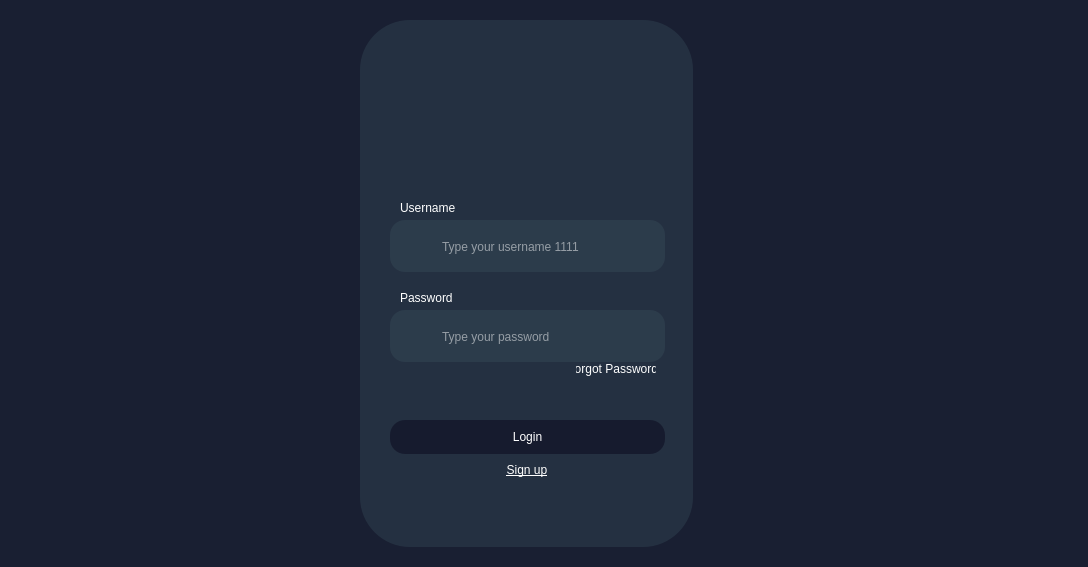
<?xml version="1.0" encoding="UTF-8"?>
<ui version="4.0">
 <class>login</class>
 <widget class="QMainWindow" name="login">
  <property name="geometry">
   <rect>
    <x>0</x>
    <y>0</y>
    <width>1088</width>
    <height>567</height>
   </rect>
  </property>
  <property name="minimumSize">
   <size>
    <width>1088</width>
    <height>567</height>
   </size>
  </property>
  <property name="maximumSize">
   <size>
    <width>1088</width>
    <height>567</height>
   </size>
  </property>
  <property name="windowTitle">
   <string>Login</string>
  </property>
  <property name="styleSheet">
   <string notr="true">background-color: rgb(25, 31, 50);
</string>
  </property>
  <widget class="QWidget" name="centralwidget">
   <widget class="QLabel" name="cyber_bg">
    <property name="geometry">
     <rect>
      <x>490</x>
      <y>130</y>
      <width>411</width>
      <height>331</height>
     </rect>
    </property>
    <property name="styleSheet">
     <string notr="true">background-color: rgba(255, 255, 255, 0);</string>
    </property>
    <property name="text">
     <string/>
    </property>
    <property name="pixmap">
     <pixmap>C:/Users/admin/Downloads/cyber (1).png</pixmap>
    </property>
   </widget>
   <widget class="QWidget" name="widget" native="true">
    <property name="geometry">
     <rect>
      <x>360</x>
      <y>20</y>
      <width>333</width>
      <height>527</height>
     </rect>
    </property>
    <property name="minimumSize">
     <size>
      <width>333</width>
      <height>527</height>
     </size>
    </property>
    <property name="maximumSize">
     <size>
      <width>333</width>
      <height>527</height>
     </size>
    </property>
    <property name="styleSheet">
     <string notr="true">background-color: rgba(44, 60, 75, 0.6); 
border-radius: 50px;
</string>
    </property>
    <widget class="QLabel" name="username_text">
     <property name="geometry">
      <rect>
       <x>40</x>
       <y>180</y>
       <width>81</width>
       <height>16</height>
      </rect>
     </property>
     <property name="font">
      <font>
       <family>Segoe UI</family>
      </font>
     </property>
     <property name="styleSheet">
      <string notr="true">QLabel {
    color: #ffffff;
background-color: rgba(0, 0, 0, 0);
}


</string>
     </property>
     <property name="text">
      <string>Username</string>
     </property>
    </widget>
    <widget class="QLineEdit" name="typeUN_box">
     <property name="geometry">
      <rect>
       <x>30</x>
       <y>200</y>
       <width>275</width>
       <height>52</height>
      </rect>
     </property>
     <property name="minimumSize">
      <size>
       <width>275</width>
       <height>52</height>
      </size>
     </property>
     <property name="maximumSize">
      <size>
       <width>275</width>
       <height>52</height>
      </size>
     </property>
     <property name="styleSheet">
      <string notr="true">QLineEdit {
border-radius: 15px; 
background-color: rgb(44, 60, 75);
padding: 50px;
	color: rgb(255, 255, 255);
}

</string>
     </property>
     <property name="placeholderText">
      <string>Type your username 1111</string>
     </property>
    </widget>
    <widget class="QLineEdit" name="typePASS_box">
     <property name="geometry">
      <rect>
       <x>30</x>
       <y>290</y>
       <width>275</width>
       <height>52</height>
      </rect>
     </property>
     <property name="minimumSize">
      <size>
       <width>275</width>
       <height>52</height>
      </size>
     </property>
     <property name="maximumSize">
      <size>
       <width>275</width>
       <height>52</height>
      </size>
     </property>
     <property name="styleSheet">
      <string notr="true">QLineEdit {
border-radius: 15px; 
background-color: rgb(44, 60, 75);
padding: 50px;
	color: rgb(255, 255, 255);
}
</string>
     </property>
     <property name="placeholderText">
      <string>Type your password</string>
     </property>
    </widget>
    <widget class="QLabel" name="pass_text">
     <property name="geometry">
      <rect>
       <x>40</x>
       <y>270</y>
       <width>81</width>
       <height>16</height>
      </rect>
     </property>
     <property name="styleSheet">
      <string notr="true">QLabel {
    color: #ffffff;
background-color: rgba(0, 0, 0, 0);
}


</string>
     </property>
     <property name="text">
      <string>Password</string>
     </property>
    </widget>
    <widget class="QPushButton" name="loginButton">
     <property name="geometry">
      <rect>
       <x>30</x>
       <y>400</y>
       <width>275</width>
       <height>34</height>
      </rect>
     </property>
     <property name="minimumSize">
      <size>
       <width>275</width>
       <height>34</height>
      </size>
     </property>
     <property name="maximumSize">
      <size>
       <width>275</width>
       <height>34</height>
      </size>
     </property>
     <property name="styleSheet">
      <string notr="true">QPushButton {
border-radius: 15px; 
background-color: rgb(22, 27, 46);
color: white;
}
QPushButton:hover {
}
QPushButton:pressed {
background-color: rgb(24, 40, 55); /* Adjust pressed color if needed */
}</string>
     </property>
     <property name="text">
      <string>Login</string>
     </property>
    </widget>
    <zorder>typeUN_box</zorder>
    <zorder>username_text</zorder>
    <zorder>typePASS_box</zorder>
    <zorder>pass_text</zorder>
    <zorder>loginButton</zorder>
   </widget>
   <widget class="QLabel" name="wf_logo">
    <property name="geometry">
     <rect>
      <x>480</x>
      <y>40</y>
      <width>101</width>
      <height>121</height>
     </rect>
    </property>
    <property name="styleSheet">
     <string notr="true">color: rgba(0, 0, 0, 0);
background-color: rgba(0, 0, 0, 0);</string>
    </property>
    <property name="text">
     <string/>
    </property>
    <property name="pixmap">
     <pixmap resource="wardenfort.qrc">:/wardenfort/7-removebg-preview 1.png</pixmap>
    </property>
   </widget>
   <widget class="QLabel" name="wf_word_2">
    <property name="geometry">
     <rect>
      <x>400</x>
      <y>140</y>
      <width>251</width>
      <height>31</height>
     </rect>
    </property>
    <property name="styleSheet">
     <string notr="true">color: rgba(0, 0, 0, 0);
background-color: rgba(0, 0, 0, 0);</string>
    </property>
    <property name="text">
     <string/>
    </property>
    <property name="pixmap">
     <pixmap>C:/Users/admin/Downloads/logo (4).png</pixmap>
    </property>
   </widget>
   <widget class="QLabel" name="user_icon">
    <property name="geometry">
     <rect>
      <x>406</x>
      <y>231</y>
      <width>30</width>
      <height>31</height>
     </rect>
    </property>
    <property name="styleSheet">
     <string notr="true">background-color: rgba(255, 255, 255, 0);</string>
    </property>
    <property name="text">
     <string/>
    </property>
    <property name="pixmap">
     <pixmap resource="wardenfort.qrc">:/wardenfort/pass_icon (11).png</pixmap>
    </property>
   </widget>
   <widget class="QLabel" name="pass_icon">
    <property name="geometry">
     <rect>
      <x>408</x>
      <y>310</y>
      <width>31</width>
      <height>51</height>
     </rect>
    </property>
    <property name="styleSheet">
     <string notr="true">background-color: rgba(255, 255, 255, 0);</string>
    </property>
    <property name="text">
     <string/>
    </property>
    <property name="pixmap">
     <pixmap resource="wardenfort.qrc">:/wardenfort/pass_icon (4).png</pixmap>
    </property>
   </widget>
   <widget class="QLabel" name="wf_word">
    <property name="geometry">
     <rect>
      <x>420</x>
      <y>150</y>
      <width>201</width>
      <height>21</height>
     </rect>
    </property>
    <property name="styleSheet">
     <string notr="true">background-color: rgba(255, 255, 255, 0);</string>
    </property>
    <property name="text">
     <string/>
    </property>
    <property name="pixmap">
     <pixmap resource="wardenfort.qrc">:/wardenfort/wardenfort_word (1).png</pixmap>
    </property>
   </widget>
   <widget class="QCheckBox" name="eye_open">
    <property name="enabled">
     <bool>true</bool>
    </property>
    <property name="geometry">
     <rect>
      <x>610</x>
      <y>327</y>
      <width>51</width>
      <height>21</height>
     </rect>
    </property>
    <property name="cursor">
     <cursorShape>PointingHandCursor</cursorShape>
    </property>
    <property name="styleSheet">
     <string notr="true">QCheckBox::indicator {
    border: none; /* Remove border */
}

QCheckBox {
    background-color: transparent; /* Remove background color */
}
</string>
    </property>
    <property name="text">
     <string/>
    </property>
    <property name="icon">
     <iconset resource="wardenfort.qrc">
      <normaloff>:/wardenfort/eye_open.png</normaloff>:/wardenfort/eye_open.png</iconset>
    </property>
    <property name="shortcut">
     <string/>
    </property>
    <property name="checkable">
     <bool>false</bool>
    </property>
    <property name="checked">
     <bool>false</bool>
    </property>
    <property name="tristate">
     <bool>false</bool>
    </property>
   </widget>
   <widget class="QCheckBox" name="eye_closed">
    <property name="geometry">
     <rect>
      <x>610</x>
      <y>326</y>
      <width>40</width>
      <height>22</height>
     </rect>
    </property>
    <property name="cursor">
     <cursorShape>PointingHandCursor</cursorShape>
    </property>
    <property name="styleSheet">
     <string notr="true">QCheckBox::indicator {
    border: none; /* Remove border */
}

QCheckBox {
    background-color: transparent; /* Remove background color */
}
</string>
    </property>
    <property name="text">
     <string/>
    </property>
    <property name="icon">
     <iconset resource="wardenfort.qrc">
      <normaloff>:/wardenfort/eye_closed.png</normaloff>:/wardenfort/eye_closed.png</iconset>
    </property>
    <property name="checkable">
     <bool>false</bool>
    </property>
    <property name="checked">
     <bool>false</bool>
    </property>
   </widget>
   <widget class="QPushButton" name="signup_button">
    <property name="geometry">
     <rect>
      <x>487</x>
      <y>458</y>
      <width>80</width>
      <height>24</height>
     </rect>
    </property>
    <property name="cursor">
     <cursorShape>PointingHandCursor</cursorShape>
    </property>
    <property name="styleSheet">
     <string notr="true">background-color: rgba(255, 255, 255, 0);
color: rgb(255, 255, 255);
border: none;
text-decoration: underline;
font: 7.5pt &quot;Segoe UI&quot;;

</string>
    </property>
    <property name="text">
     <string>Sign up</string>
    </property>
   </widget>
   <widget class="QPushButton" name="forgot_pass">
    <property name="geometry">
     <rect>
      <x>576</x>
      <y>357</y>
      <width>80</width>
      <height>24</height>
     </rect>
    </property>
    <property name="cursor">
     <cursorShape>PointingHandCursor</cursorShape>
    </property>
    <property name="styleSheet">
     <string notr="true">font: 7.5pt &quot;Segoe UI&quot;;
color: #ffffff;
border: 0;
background-color: rgba(255, 255, 255, 0);

</string>
    </property>
    <property name="text">
     <string>Forgot Password?</string>
    </property>
   </widget>
  </widget>
 </widget>
 <resources>
  <include location="wardenfort.qrc"/>
 </resources>
 <connections/>
</ui>
